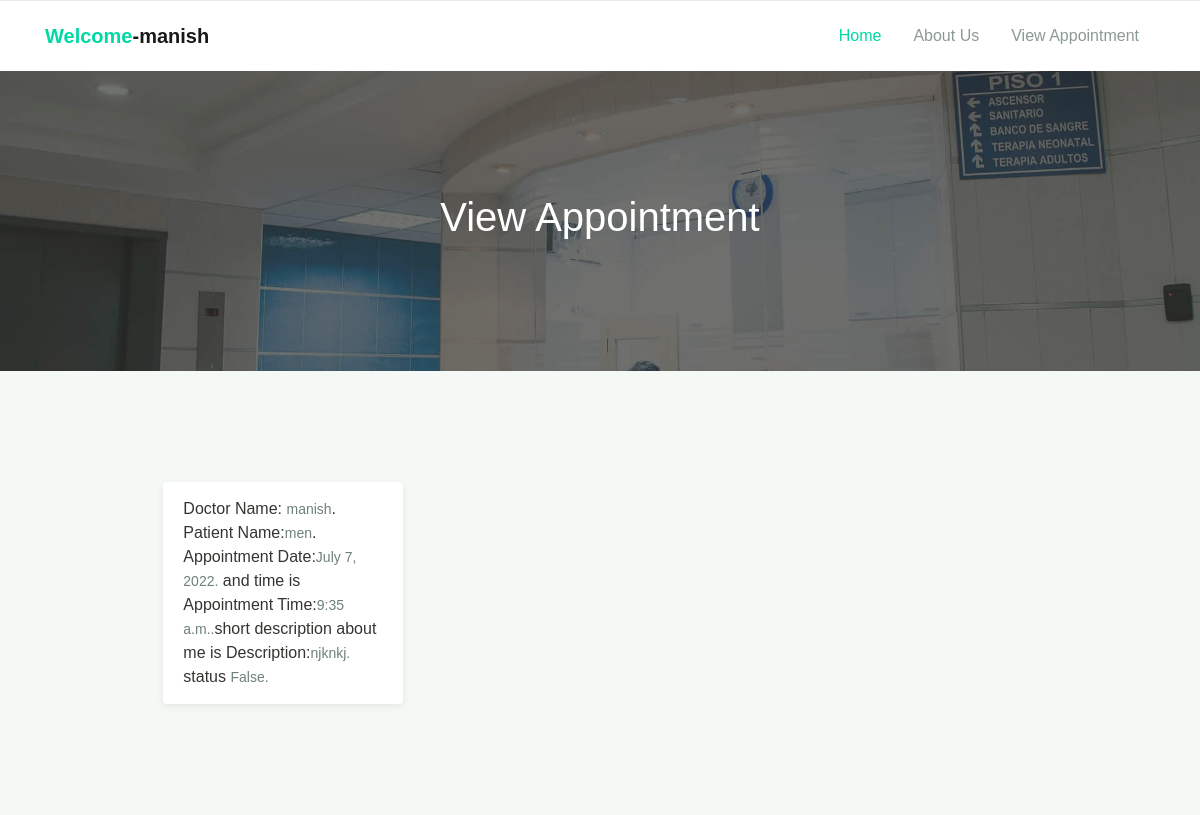
The app's page /appointment/list/ (signed in) with its own data.
### userapp/models.py (models this page shows)
class User(AbstractUser):
    username_validator = UnicodeUsernameValidator()
    username = models.CharField(
        _("username"),
        max_length=150,
        unique=True,
        help_text=_(
            "Required. 5 - 150 characters or fewer. Letters, digits and @/./+/-/_ only."
        ),
        validators=[username_validator, MinLengthValidator(5)],
        error_messages={
            "unique": _("A user with that username already exists."),
        },
    )
    user_type = models.CharField(max_length=250,choices=USERTYPE_CHOICES,default="Doctor")

### patientapp/models.py (models this page shows, shortened)
class Appointment(models.Model):
    patientName = models.ForeignKey(Patient,on_delete=models.CASCADE,related_name="patient",null=True)
    doctorName = models.ForeignKey(User,on_delete=models.CASCADE)
    appointmentDate = models.DateField()
    appointmentTime = models.TimeField()
    description = models.TextField(max_length=500)
    status = models.BooleanField(default=False)

class Patient(models.Model):
    first_name = models.CharField(max_length=250)
    last_name = models.CharField(max_length=250)
    profile_pic= models.ImageField(upload_to='media',null=True,blank=True)
    address = models.CharField(max_length=40)
    phoneNumber = models.CharField(max_length=20,null=False)
    symptoms = models.CharField(max_length=100,null=False)
    admitDate=models.DateField(null=True)
    def __str__(self):
        return self.first_name

### patientapp/views.py (the view)
# urls.py: path('appointment/list/', AppointmentList.as_view(), name="appointment-list"),
class AppointmentList(UserAccessMixins,ListView):
    user_access_type = [Doctor,]
    model = Appointment
    template_name = "appointmentlist.html"
    success_url = '/appointment/list/'
    context_object_name = "appointment_list"

### patientapp/mixins.py (called while the page is built)
    def test_func(self):
        user = self.request.user
        user_type = user.user_type
        if user_type in self.user_access_type:
            return True
        return False

### template/appointmentlist.html (shortened to what this page needs)
{% load static %}
{% load static %}
<!DOCTYPE html>
<html lang="en">
<head>
  <link rel="stylesheet" href="{% static 'assets/css/maicons.css' %}">
  <link rel="stylesheet" href="{% static 'assets/css/bootstrap.css' %}">
  <link rel="stylesheet" href="{% static 'assets/vendor/owl-carousel/css/owl.carousel.css' %}">
  <link rel="stylesheet" href="{% static 'assets/vendor/animate/animate.css' %}">
  <link rel="stylesheet" href="{% static 'assets/css/theme.css' %}">
</head>
<body>
  <header>
    <nav class="navbar navbar-expand-lg navbar-light shadow-sm">
      <div class="container">
        <a class="navbar-brand" href="#"><span class="text-primary">Welcome</span>-{{user.username}}</a>
        <div class="collapse navbar-collapse" id="navbarSupport">
       <ul class="navbar-nav ml-auto">
                <li class="nav-item active">
                  <a class="nav-link" href="{% url 'dashboard'%}">Home</a>
                </li>
                <li class="nav-item">
                  <a class="nav-link" href="about.html">About Us</a>
                </li>
                {% if request.user.user_type == 'Receptionists' %}
                <li class="nav-item">
                  <a class="nav-link" href="{% url 'patient-create' %}">Add Patient</a>
                </li>
                <li class="nav-item">
                    <a class="nav-link" href="{% url 'patient-list' %}">View Patient</a>
                  </li>
                <li class="nav-item">
                  <a class="nav-link" href="{% url 'appointment-create' %}">Add Appointment</a>
                </li>
                {% else %}
                <li class="nav-item">
                    <a class="nav-link" href="{% url 'appointment-list' %}">View Appointment</a>
                  </li>
           {% endif %}
              </ul>
        </div>
      </div>
    </nav>
  </header>
  <div class="page-banner overlay-dark bg-image" style="background-image: url(../assets/img/bg_image_1.jpg);">
    <div class="banner-section">
      <div class="container text-center wow fadeInUp">
        <h1 class="font-weight-normal">View Appointment</h1>
      </div>
    </div>
  </div>
  <div class="page-section bg-light">
    <div class="container">
      <div class="row justify-content-center">
        <div class="col-lg-10">
          <div class="row">
            {% for i in appointment_list %}
            <div class="col-md-5 col-lg-4 py-3 wow zoomIn">
              <div class="card-doctor">
                <div class="body">
                  Doctor Name: <span class="text-sm text-grey">{{i.doctorName}}</span>.
                  Patient Name:<span class="text-sm text-grey">{{i.patientName}}</span>.
                  Appointment Date:<span class="text-sm text-grey">{{i.appointmentDate}}.</span> and time is
                  Appointment Time:<span class="text-sm text-grey">{{i.appointmentTime}}.</span>short description about me is
                  Description:<span class="text-sm text-grey">{{i.description}}.</span>
                  status <span class="text-sm text-grey">{{i.status}}.</span>
                </div>
              </div>
            </div>
            {% endfor %}
          </div>
        </div>
      </div>
    </div>
  </div>
</body>
</html>

### static/assets/css/theme.css (style rules this page uses)
:root { --primary: #00D9A5; --accent: #FF3D85; --secondary: #4E5AFE; --warning: #EED818; --info: #05B4E1; --danger: #FF4943; --success: #96C93D; --dark: #343531; --light: #F5F9F6; --cs: #596261; --grey: #6E807A; }
body { font-family: "Source Sans Pro", sans-serif; line-height: 1.5; color: #343531; }
a { color: #07be94; text-decoration: none; background-color: transparent; }
.text-sm { font-size: 14px !important; }
.bg-light { background-color: #F5F9F6 !important; }
.text-primary { color: #00D9A5 !important; }
.text-grey { color: #6E807A !important; }
.navbar { min-height: 70px; }
.navbar-brand { font-weight: 600; padding-top: 10px; padding-bottom: 10px; }
.navbar-nav { margin-top: 10px; border-top: 1px solid #E8EEE4; flex-shrink: 0; }
.navbar-nav .nav-link { transition: all .2s ease; }
.navbar-light .navbar-nav .nav-link { color: rgba(110, 128, 122, 0.8); }
.navbar-light .navbar-nav .show > .nav-link, .navbar-light .navbar-nav .active > .nav-link, .navbar-light .navbar-nav .nav-link.show, .navbar-light .navbar-nav .nav-link.active { font-weight: 500; color: #00D9A5; }
@media (min-width: 992px) { .navbar-expand-lg .navbar-nav { margin-top: 0; border-top: none; } }
@media (min-width: 992px) { .navbar-expand-lg .navbar-nav .nav-link { padding-right: 16px; padding-left: 16px; } }
@media (min-width: 992px) { .navbar-expand-lg .navbar-nav { align-items: center; } }
.bg-image { position: relative; background-position: center center; background-size: cover; background-repeat: no-repeat; }
.bg-image > * { position: relative; z-index: 10; }
.page-section { position: relative; padding-top: 80px; padding-bottom: 80px; overflow: hidden; }
.page-banner { position: relative; height: 300px; z-index: 10; }
.page-hero.overlay-dark::before, .page-banner.overlay-dark::before { content: ""; position: absolute; top: 0; left: 0; width: 100%; height: 100%; background: rgba(52, 53, 49, 0.7); z-index: 1; }
.hero-section, .banner-section { position: relative; display: -ms-flexbox; display: flex; -ms-flex-align: center; align-items: center; -ms-flex-pack: center; justify-content: center; height: 100%; color: #ffffff; z-index: 10; }
.card-doctor { display: block; margin: 15px auto; width: 100%; max-width: 240px; background-color: #fff; border-radius: 4px; box-shadow: 0 2px 6px rgba(154, 159, 151, 0.2); overflow: hidden; }
.card-doctor .body { padding: 15px 20px; }

### records on screen
User: username "manish"
Appointment: doctorName "manish", patientName "men", appointmentDate "July 7, 2022", appointmentTime "9:35 a.m.", description "njknkj", status "False"
